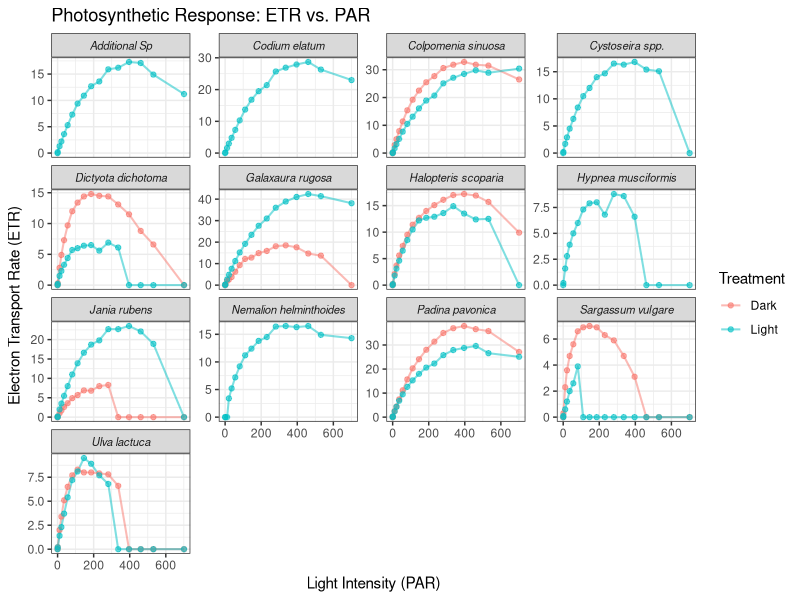
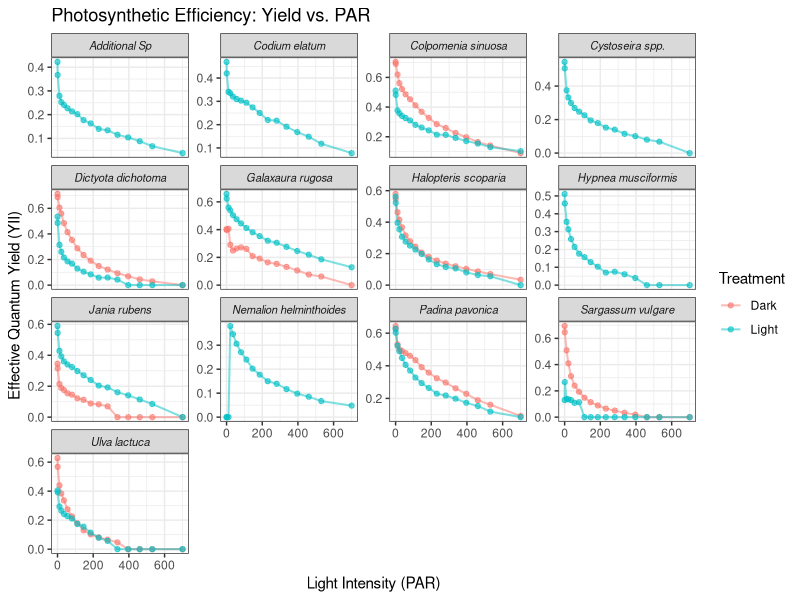
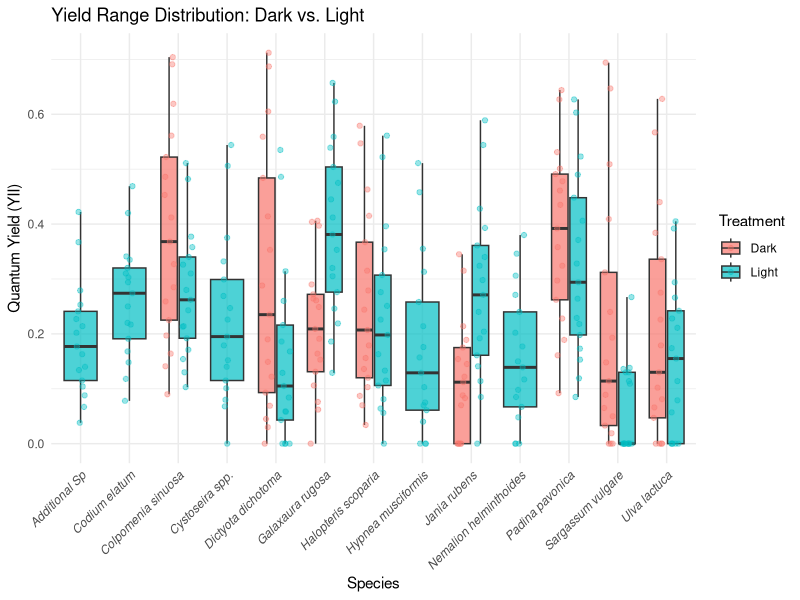
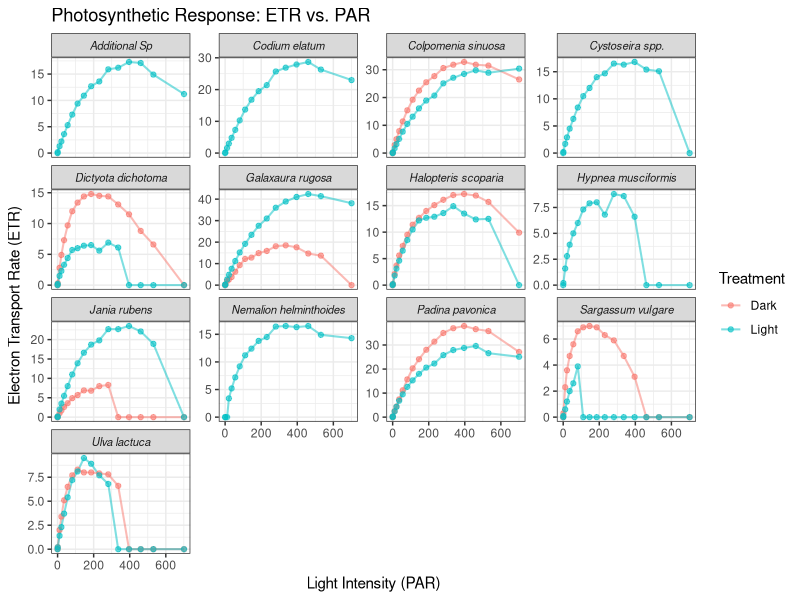
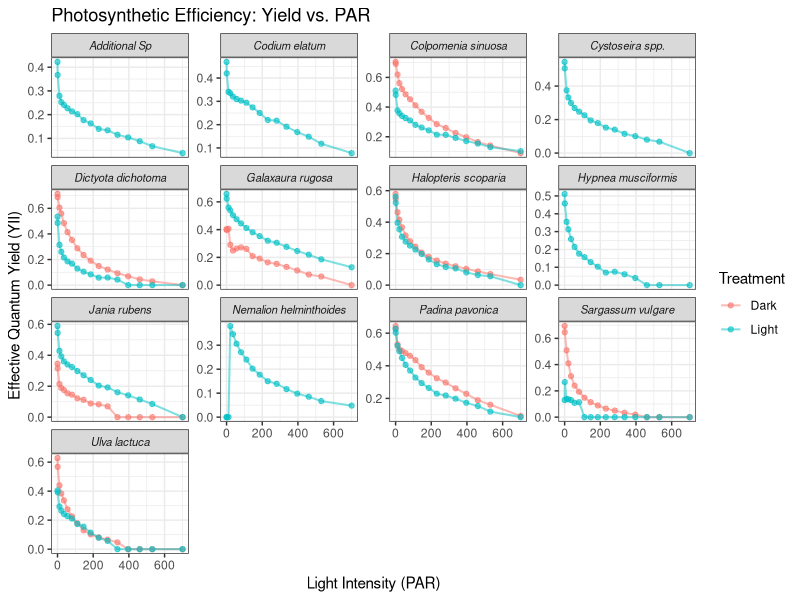
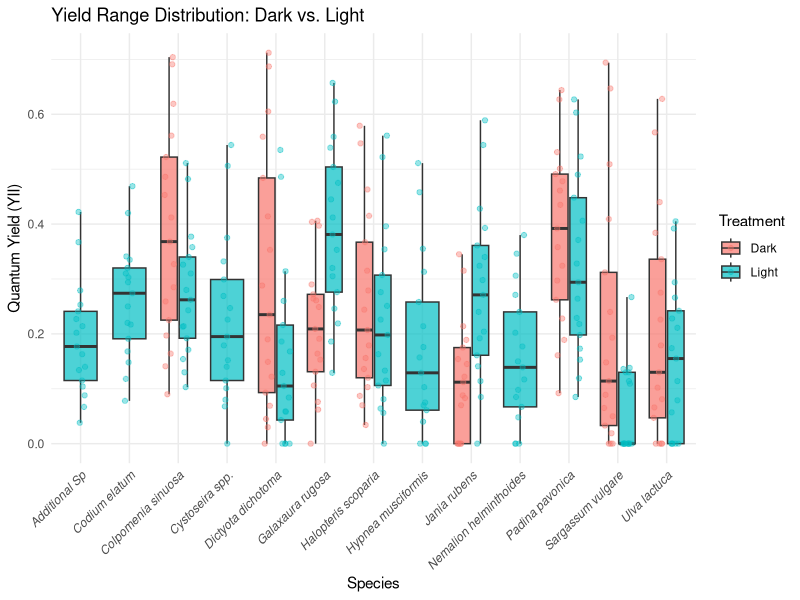

Generate these figures, in order, with R:
# --- Research Methods 2026: Algae Photophysiology Final Analysis ---
# Processing RLC data from dark.csv and light.csv for 13 algae species.

# 1. Load Required Libraries and Check Versions ----
library(dplyr)
print(paste("dplyr version:", packageVersion("dplyr")))

library(purrr)
print(paste("purrr version:", packageVersion("purrr")))

library(broom)
print(paste("broom version:", packageVersion("broom")))

library(tidyr)
print(paste("tidyr version:", packageVersion("tidyr")))

library(rstatix)
print(paste("rstatix version:", packageVersion("rstatix")))

library(ggplot2)
print(paste("ggplot2 version:", packageVersion("ggplot2")))

# 2. Setup Data and Functions ----
# Load raw files using ';' delimiter
dark_raw  <- read.csv("dark.csv", sep = ";", header = TRUE)
light_raw <- read.csv("light.csv", sep = ";", header = TRUE)

# Scientific Names mapping for the 13 samples
algae_names <- data.frame(
  Sample_Num = 1:13,
  Scientific_Name = c("Colpomenia sinuosa", "Dictyota dichotoma", "Sargassum vulgare", 
                      "Padina pavonica", "Jania rubens", "Ulva lactuca", 
                      "Galaxaura rugosa", "Halopteris scoparia", "Nemalion helminthoides", 
                      "Hypnea musciformis", "Codium elatum", "Cystoseira spp.", "Additional Sp")
)

# Unified function to tidy data and fix naming conventions (R replaces () with dots)
prepare_algae_data <- function(df, treatment_label) {
  df %>%
    # Captures column patterns: ETR1, Y.II.1, Y(II)1, Y.NPQ.1, etc.
    pivot_longer(cols = matches("^(Y.II.|ETR|Y.NPQ.|Y\\(II\\)|Y\\(NPQ\\))\\d+"), 
                 names_to = "Param_ID", values_to = "Value") %>%
    mutate(Treatment = treatment_label,
           Sample_Num = as.numeric(gsub("\\D", "", Param_ID)),
           Parameter_Raw = gsub("\\d", "", Param_ID),
           # Standardize naming for downstream filtering
           Parameter_Type = case_when(
             grepl("Y.II", Parameter_Raw) ~ "Y(II)",
             grepl("Y.NPQ", Parameter_Raw) ~ "Y(NPQ)",
             TRUE ~ Parameter_Raw
           ),
           PAR = as.numeric(PAR)) %>%
    select(-Parameter_Raw)
}

# 3. Create Unified Dataset (Photophysiology) ----
Photophysiology <- bind_rows(
  prepare_algae_data(dark_raw, "Dark"), 
  prepare_algae_data(light_raw, "Light")
) %>%
  left_join(algae_names, by = "Sample_Num") %>%
  filter(!is.na(Value))

# Save the master organized dataset
write.csv(Photophysiology, "Combined_Algae_Data_Organized.csv", row.names = FALSE)

# 4. Calculate P-I Curve Parameters (Summary Table) ----
etr_data <- Photophysiology %>% filter(Parameter_Type == "ETR")

# Pmax (Max ETR per species/treatment)
pmax_summary <- etr_data %>%
  group_by(Scientific_Name, Treatment) %>%
  summarise(Pmax = max(Value, na.rm = TRUE), .groups = "drop")

# Alpha (Initial Slope) - Regression for PAR between 0 and 250
alpha_summary <- etr_data %>%
  filter(PAR > 0 & PAR <= 250) %>%
  group_by(Scientific_Name, Treatment) %>%
  filter(n() > 1) %>% 
  do(model = lm(Value ~ PAR, data = .)) %>%
  mutate(Alpha = coef(model)[2]) %>%
  select(Scientific_Name, Treatment, Alpha)

# Build the final table with Ik (Saturation point)
summary_table <- pmax_summary %>%
  left_join(alpha_summary, by = c("Scientific_Name", "Treatment")) %>%
  mutate(Ik = Pmax / Alpha) %>%
  mutate(across(where(is.numeric), ~round(., 3)))

print(summary_table)
write.csv(summary_table, "Algae_Summary_By_Treatment.csv", row.names = FALSE)

# 5. Visualization ----

# A. ETR vs PAR (Light Response Curves)
etr_curve_plot <- ggplot(etr_data, aes(x = PAR, y = Value, color = Treatment)) +
  geom_line(aes(group = interaction(Scientific_Name, Treatment)), linewidth = 0.7, alpha = 0.5) +
  geom_point(size = 1.5, alpha = 0.6) +
  facet_wrap(~Scientific_Name, scales = "free_y") +
  theme_bw() +
  labs(title = "Photosynthetic Response: ETR vs. PAR",
       x = "Light Intensity (PAR)", y = "Electron Transport Rate (ETR)") +
  theme(strip.text = element_text(face = "italic", size = 8))

print(etr_curve_plot)
ggsave("ETR_Curves_Per_Species.png", plot = etr_curve_plot, width = 14, height = 10)

# B. Y(II) vs PAR (Yield Curves)
# Showing how efficiency decreases as light intensity increases
yield_curve_plot <- ggplot(Photophysiology %>% filter(Parameter_Type == "Y(II)"), 
                           aes(x = PAR, y = Value, color = Treatment)) +
  geom_line(aes(group = interaction(Scientific_Name, Treatment)), size = 0.7, alpha = 0.5) +
  geom_point(size = 1.5, alpha = 0.6) +
  facet_wrap(~Scientific_Name, scales = "free_y") +
  theme_bw() +
  labs(title = "Photosynthetic Efficiency: Yield vs. PAR",
       x = "Light Intensity (PAR)", y = "Effective Quantum Yield (YII)") +
  theme(strip.text = element_text(face = "italic", size = 8))

print(yield_curve_plot)
ggsave("Yield_Curves_Per_Species.png", plot = yield_curve_plot, width = 14, height = 10)

# C. Yield Boxplot (Comparison of ranges)
# Showing the overall stress profile of each individual
yield_boxplot <- ggplot(Photophysiology %>% filter(Parameter_Type == "Y(II)"), 
                        aes(x = Scientific_Name, y = Value, fill = Treatment)) +
  geom_boxplot(alpha = 0.7, outlier.shape = NA) +
  geom_point(aes(color = Treatment), position = position_jitterdodge(jitter.width = 0.2), alpha = 0.4) +
  theme_minimal() +
  labs(title = "Yield Range Distribution: Dark vs. Light",
       x = "Species", y = "Quantum Yield (YII)") +
  theme(axis.text.x = element_text(angle = 45, hjust = 1, face = "italic"))

print(yield_boxplot)
ggsave("Yield_Range_Boxplot.png", plot = yield_boxplot, width = 12, height = 7)

# 6. Statistical Analysis (Paired T-test) ----
# Comparing Treatments across all 13 Species (N=13)

paired_data <- summary_table %>%
  select(Scientific_Name, Treatment, Pmax, Alpha) %>%
  pivot_wider(names_from = Treatment, values_from = c(Pmax, Alpha)) %>%
  filter(!is.na(Pmax_Dark) & !is.na(Pmax_Light))

# Test for Pmax differences
t_test_pmax <- t.test(paired_data$Pmax_Light, paired_data$Pmax_Dark, paired = TRUE)
print(t_test_pmax)

# Test for Alpha differences
t_test_alpha <- t.test(paired_data$Alpha_Light, paired_data$Alpha_Dark, paired = TRUE)
print(t_test_alpha)


save.image("Algae_Project_Workspace.RData")
